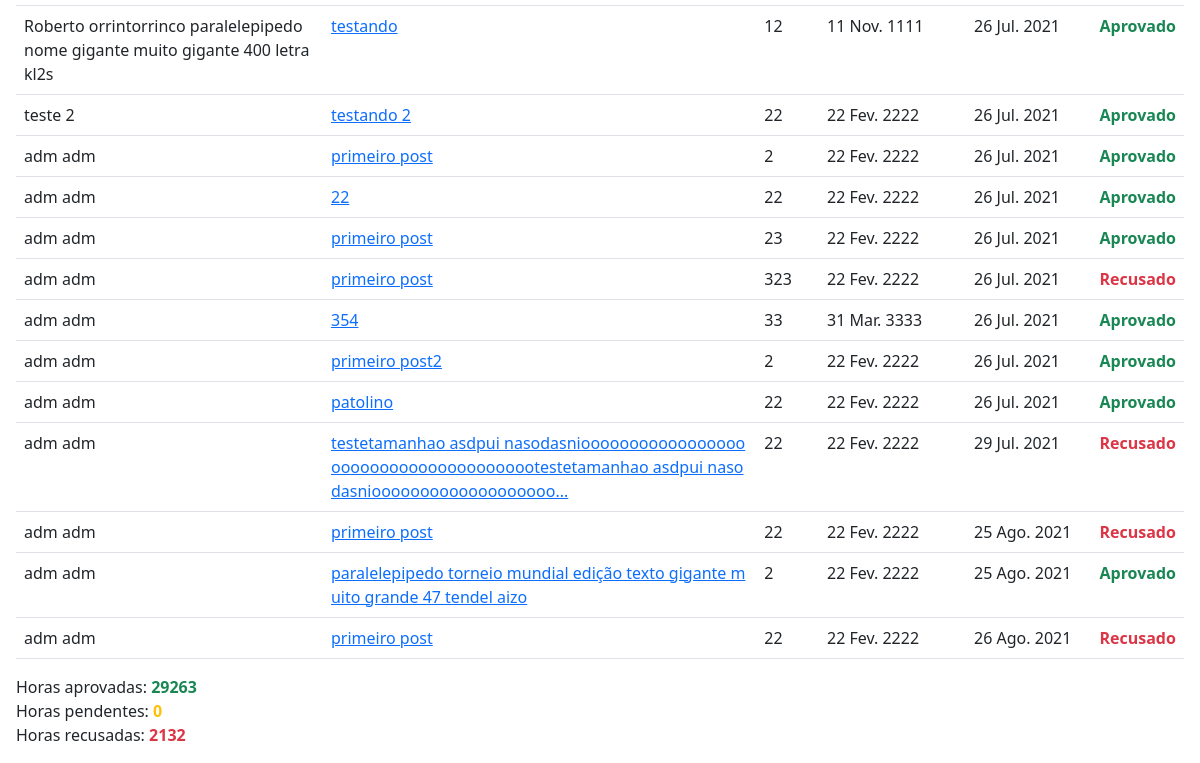
/certificados/todos/ (signed in, lower part), run on an earlier commit of the app's database.
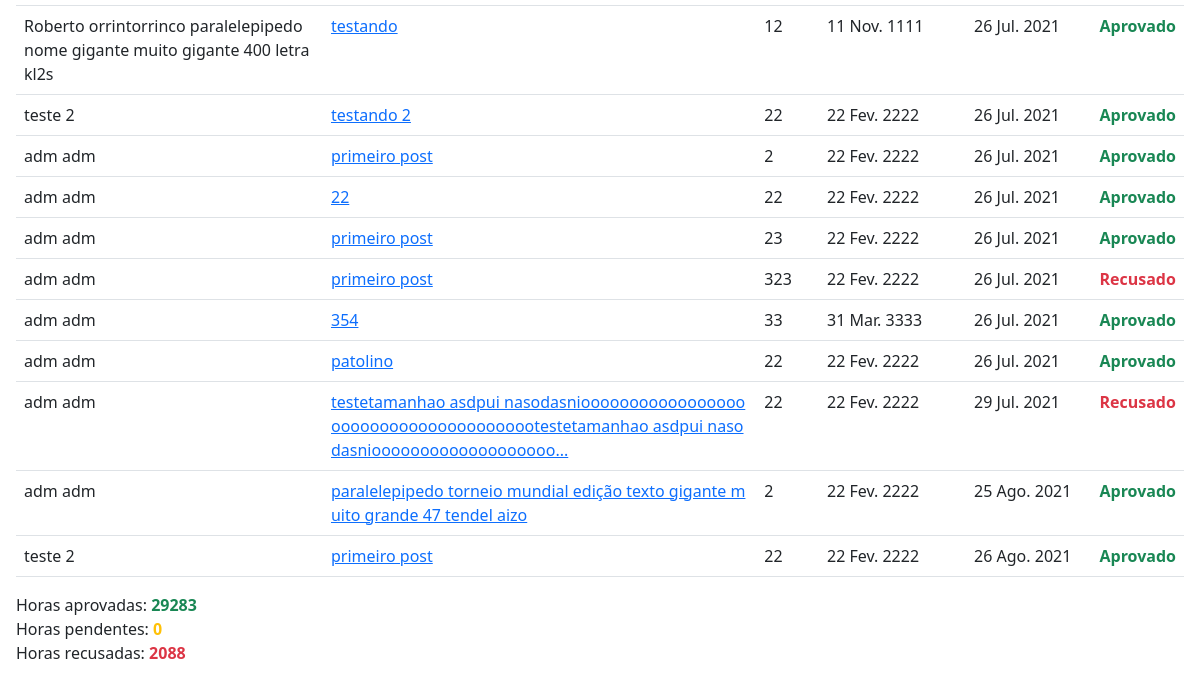
And on a later commit of the database.
### certificados/models.py (models this page shows)
class Certificado(models.Model):
    horas = models.IntegerField()
    titulo = models.CharField(max_length=150)
    data_emissao = models.DateTimeField()
    data_envio = models.DateTimeField(default=timezone.now)
    situacao = models.SmallIntegerField(default = 2)
    imagem = models.ImageField(upload_to = 'certificados/', default = "certificados/padrao.png")
    usuario = models.ForeignKey('auth.User', on_delete=models.CASCADE)
    categoria = models.ForeignKey('Categoria', on_delete=models.CASCADE)
    def __str__(self):
        return self.titulo + " (" + str(self.id) + ")"
    def tamanho_titulo(self):
        t = len(self.titulo)
        if t <= 120:
            return self.titulo[0:120]
        else:
            return self.titulo[0:117] + "..."
    def tamanho_autor(self):
        a = len(self.usuario.first_name + " " + self.usuario.last_name)
        if a <= 100:
            return (self.usuario.first_name + " " + self.usuario.last_name)[0:100]
        else:
            return (self.usuario.first_name + " " + self.usuario.last_name)[0:97] + "..."

### certificados/views.py (the view)
# urls.py: path('todos/', views.mostrar_todos_certificados, name='mostrar_todos_certificados'),
def mostrar_todos_certificados(request):
    if request.user.is_authenticated:
        operacao = ''
        if request.method == "POST":
            form = FormFiltro(request.POST)
            if form.is_valid():
                operacao = form.cleaned_data['operacao']
                if operacao == "data_emissao":
                    if request.user.is_superuser:
                        lista_certificados = Certificado.objects.order_by("-data_emissao")
                    else:
                        lista_certificados = Certificado.objects.filter(usuario=request.user).order_by("-data_emissao")
                elif operacao == "autor":
                    if request.user.is_superuser:
                        lista_certificados = Certificado.objects.order_by("usuario")
                    else:
                        lista_certificados = Certificado.objects.filter(usuario=request.user).order_by("usuario")
                elif operacao == "data_envio":
                    if request.user.is_superuser:
                        lista_certificados = Certificado.objects.order_by("-data_envio")
                    else:
                        lista_certificados = Certificado.objects.filter(usuario=request.user).order_by("-data_envio")
                elif operacao == "titulo":
                    if request.user.is_superuser:
                        lista_certificados = Certificado.objects.order_by("titulo")
                    else:
                        lista_certificados = Certificado.objects.filter(usuario=request.user).order_by("titulo")
                elif operacao == "horas":
                    if request.user.is_superuser:
                        lista_certificados = Certificado.objects.order_by("-horas")
                    else:
                        lista_certificados = Certificado.objects.filter(usuario=request.user).order_by("-horas")
                elif operacao == "situacao":
                    if request.user.is_superuser:
                        lista_certificados = Certificado.objects.order_by("situacao")
                    else:
                        lista_certificados = Certificado.objects.filter(usuario=request.user).order_by("situacao")
                else:
                    if request.user.is_superuser:
                        lista_certificados = Certificado.objects.all()
                    else:
                        lista_certificados = Certificado.objects.filter(usuario=request.user)
        else:
            form = FormFiltro()
            if request.user.is_superuser:
                lista_certificados = Certificado.objects.all()
            else:
                lista_certificados = Certificado.objects.filter(usuario=request.user)
        formulario = "certificados"
        horas_aprovado = 0
        horas_pendente = 0
        horas_recusado = 0
        for p in lista_certificados:
            if p.situacao == 1:
                horas_aprovado = horas_aprovado + p.horas
            elif p.situacao == 2:
                horas_pendente = horas_pendente + p.horas
            elif p.situacao == 3:
                horas_recusado = horas_recusado + p.horas
        situacao = ["Aprovado", "Pendente", "Recusado", "Erro"]
        contexto = {'lista_certificados': lista_certificados, 'situacao': situacao, 'form': form, 'horas_aprovado': horas_aprovado, 'horas_pendente': horas_pendente, 'horas_recusado': horas_recusado, 'formulario': formulario}
        return render(request, 'certificados/certificados.html', contexto)
    else:
        return HttpResponseRedirect("/certificados/login/")

### certificados/templates/certificados/certificados.html (shortened to what this page needs)
{% extends 'certificados/base.html' %}
{% load static %}
{% block conteudo%}
    {% if lista_certificados %}
    <table class="table" style="margin-top: 32px;">
        <div>
            {% for p in lista_certificados %}
                <tr id="tabela_{{p}}" style="display: normal;" class="elementos_tabela">
                    <td class="break-word">{{p.tamanho_autor}}</td>
                    <td class="break-all"><a id="titulo_tabela_{{p}}" href="/certificados/{{ p.id }}">{{p.tamanho_titulo}}</a></td>
                    <td class="form-horas"> {{p.horas}} </td>
                    <td class="form-data-emissao"> {{p.data_emissao|date:'d M. Y'}} </td>
                    <td> {{p.data_envio|date:'d M. Y'}} </td>
                    {% if p.situacao == 1 %}
                        <td class="form-situacao"><span id="situacao_{{p}}" class="fw-bold situacao_aprovado"> {{situacao.0}} </span></td>
                    {% elif p.situacao == 2 %}
                        <td class="form-situacao"><span id="situacao_{{p}}" class="fw-bold situacao_pendente"> {{situacao.1}} </span></td>
                    {% elif p.situacao == 3 %}
                        <td class="form-situacao"><span id="situacao_{{p}}" class="fw-bold situacao_recusado"> {{situacao.2}} </span></td>
                    {% else %}
                        <td class="form-situacao"><span id="situacao_{{p}}" class="fw-bold situacao_erro"> {{situacao.3}} </span></td>
                    {% endif %}
                </tr>
            {% endfor %}
        </div>
    </table>
    {% else %}
        <p>Nenhum certificado cadastrado.</p>
    {% endif %}
    {% if formulario == 'certificados' %}
        <p>
            Horas aprovadas: <span class="fw-bold situacao_aprovado">{{horas_aprovado}}</span><br>
            Horas pendentes: <span class="fw-bold situacao_pendente">{{horas_pendente}}</span><br>
            Horas recusadas: <span class="fw-bold situacao_recusado">{{horas_recusado}}</span><br>
        </p>
    {% endif %}
{% endblock %}

### certificados/templates/certificados/base.html (shortened to what this page needs)
{% load static %}
<!DOCTYPE html>
<html lang="pt-br">
<head>
    <link href="https://cdn.jsdelivr.net/npm/bootstrap@5.0.2/dist/css/bootstrap.min.css" rel="stylesheet">
    <link rel="stylesheet" href="{% static 'certificados/css.css'%}">
</head>
<body>
    <div class="px-sm-3">
        {% block conteudo %}
        {% endblock %}
    </div>
</body>
</html>

### certificados/static/certificados/css.css (style rules this page uses)
.situacao_pendente { color: #ffc107; }
.situacao_recusado { color: #dc3545; }

What changed in the data, as far as the page shows it:
removed Certificado: tamanho_autor "adm adm", tamanho_titulo "primeiro post2", horas "2", data_emissao "22 Fev. 2222", data_envio "26 Jul. 2021", situacao "Aprovado"
removed Certificado: tamanho_autor "adm adm", tamanho_titulo "primeiro post", horas "22", data_emissao "22 Fev. 2222", data_envio "25 Ago. 2021", situacao "Recusado"
removed Certificado: tamanho_autor "adm adm", tamanho_titulo "primeiro post", horas "22", data_emissao "22 Fev. 2222", data_envio "26 Ago. 2021", situacao "Recusado"
added Certificado: tamanho_autor "teste 2", tamanho_titulo "primeiro post", horas "22", data_emissao "22 Fev. 2222", data_envio "26 Ago. 2021", situacao "Aprovado"
Also different on the page:
{{ horas_aprovado }}: "29263" → "29283"
{{ horas_recusado }}: "2132" → "2088"
